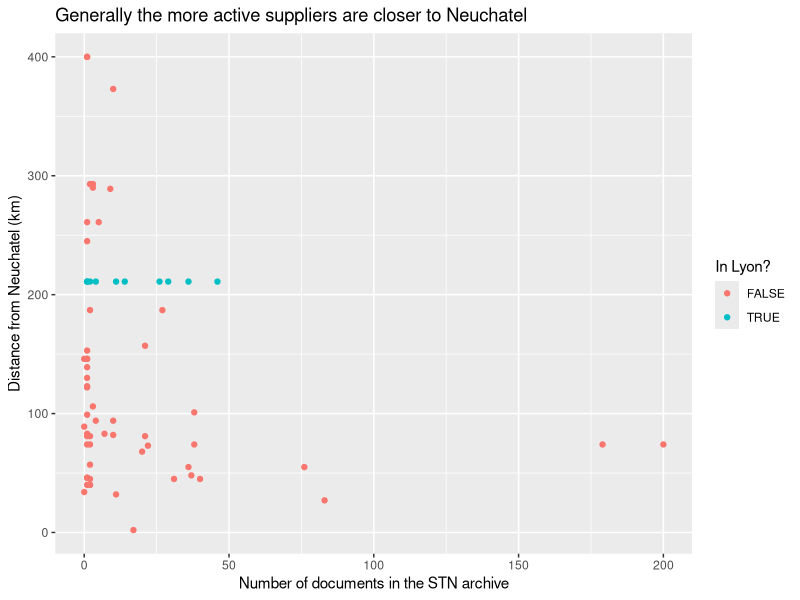
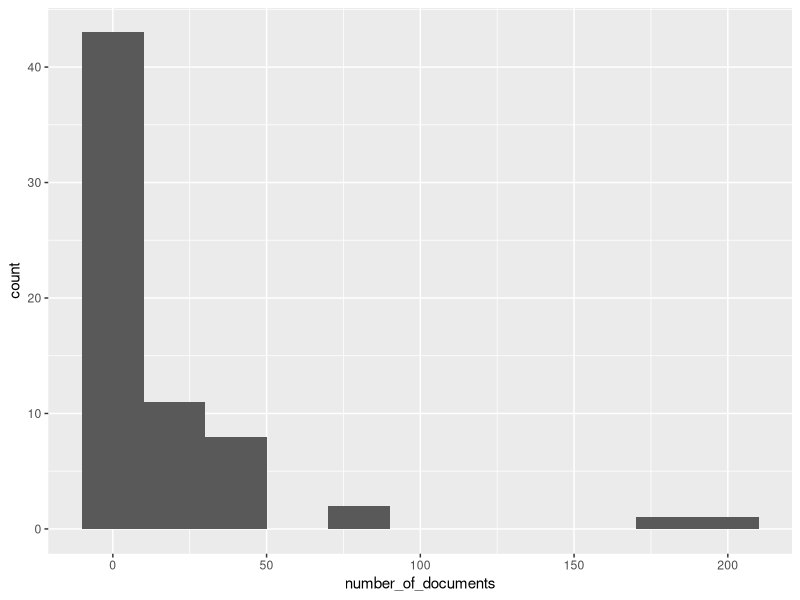
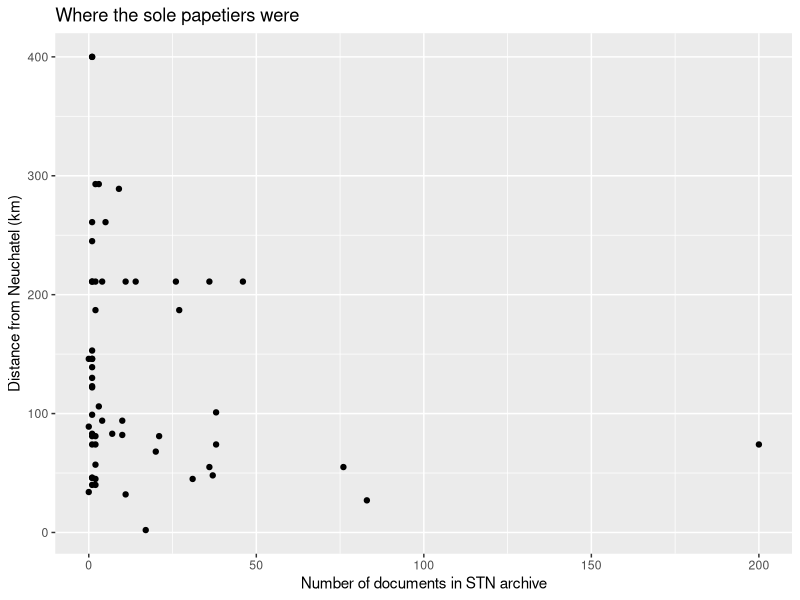

Reproduce these figures in R, in order.
## ---- chunk 1
library(tidyverse, quietly = T)
library(magrittr, quietly = T)
library(lubridate, quietly = T)
## ---- chunk 2
papermakers <- read_csv("data/papermakers_with_places.csv")
papermakers
## ---- chunk 3
third_quartile <- quantile(papermakers$number_of_documents, 0.75)
## ---- chunk 4
papermakers %>%
  filter(number_of_documents > third_quartile) %>%
  arrange(desc(number_of_documents)) %>%
  select(client_name, number_of_letters, other_documents, name, distance_from_neuchatel) %T>%
  write_csv("most_important_papetiers.csv")
## ---- chunk 5
average_distance <- papermakers %>%
  mutate(intensity = number_of_documents/sum(number_of_documents)) %>%
  summarise(paper_distance = weighted.mean(distance_from_neuchatel, intensity))
## ---- chunk 6
papermakers %>%
  mutate(document_prop = number_of_documents/sum(number_of_documents)) %>%
  group_by(name, distance_from_neuchatel) %>%
  summarise(document_prop = sum(document_prop)) %>%
  arrange(desc(document_prop)) %>%
  ungroup() %>%
  mutate(total = cumsum(document_prop)) %T>%
  write_csv("data/top_two_thirds_places.csv")
## ---- chunk 7
papermakers %>%
  ggplot(aes(number_of_documents, distance_from_neuchatel, color = (in_lyon = name == "LYON"))) +
  geom_point() +
  labs(
    x = "Number of documents in the STN archive",
    y = "Distance from Neuchatel (km)",
    color = "In Lyon?",
    title = "Generally the more active suppliers are closer to Neuchatel"
  )
## ---- chunk 8
stats_results <- cor.test(papermakers$number_of_documents, papermakers$distance_from_neuchatel, alternative = "less", method = "spearman")
## ---- chunk 9
filter(papermakers, name == "LYON") %>%
  select(client_name, name, number_of_documents, first_date, last_date)
## ---- chunk 10
papermakers %>%
  ggplot(aes(number_of_documents)) +
  geom_histogram(binwidth = 20)
## ---- chunk 11
only_papermakers <- read_csv("data/papermakers_only_one_profession.csv")
only_papermakers %>%
  arrange(desc(number_of_documents))
## ---- chunk 12
only_papermakers %>%
  ggplot(aes(number_of_documents, distance_from_neuchatel)) +
  geom_point() +
  labs(
    x = "Number of documents in STN archive",
    y = "Distance from Neuchatel (km)",
    title = "Where the sole papetiers were"
  )
## ---- chunk 13
stats2 <- cor.test(only_papermakers$number_of_documents, only_papermakers$distance_from_neuchatel, alternative = "less", method = "spearman")
